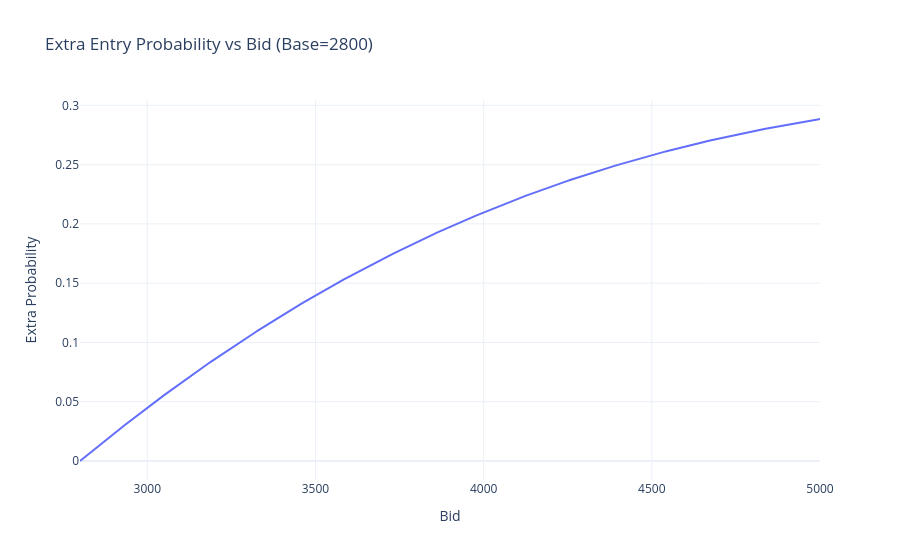

The cell this chart's notebook holds for it:
### Code cell
fig2 = go.Figure()

fig2.add_trace(
    go.Scatter(
        x=bids,
        y=probs - p_base,
        mode="lines",
        name="Extra Entry Probability"
    )
)

fig2.update_layout(
    title="Extra Entry Probability vs Bid (Base=2800)",
    xaxis_title="Bid",
    yaxis_title="Extra Probability",
    template="plotly_white"
)

fig2.show()

### Figure 1 — Plotly figure (JSON) as saved in the notebook; plotly's stock layout.template omitted (floating-point values rounded to 4 significant figures; data arrays with more than 128 entries replaced by an {"elided": "..."} marker saying what was removed)
{"data": [{"mode": "lines", "name": "Extra Entry Probability", "type": "scatter", "x": {"elided": "300 float values"}, "y": {"elided": "300 float values"}}], "layout": {"title": {"text": "Extra Entry Probability vs Bid (Base=2800)"}, "xaxis": {"title": {"text": "Bid"}}, "yaxis": {"title": {"text": "Extra Probability"}}}}
